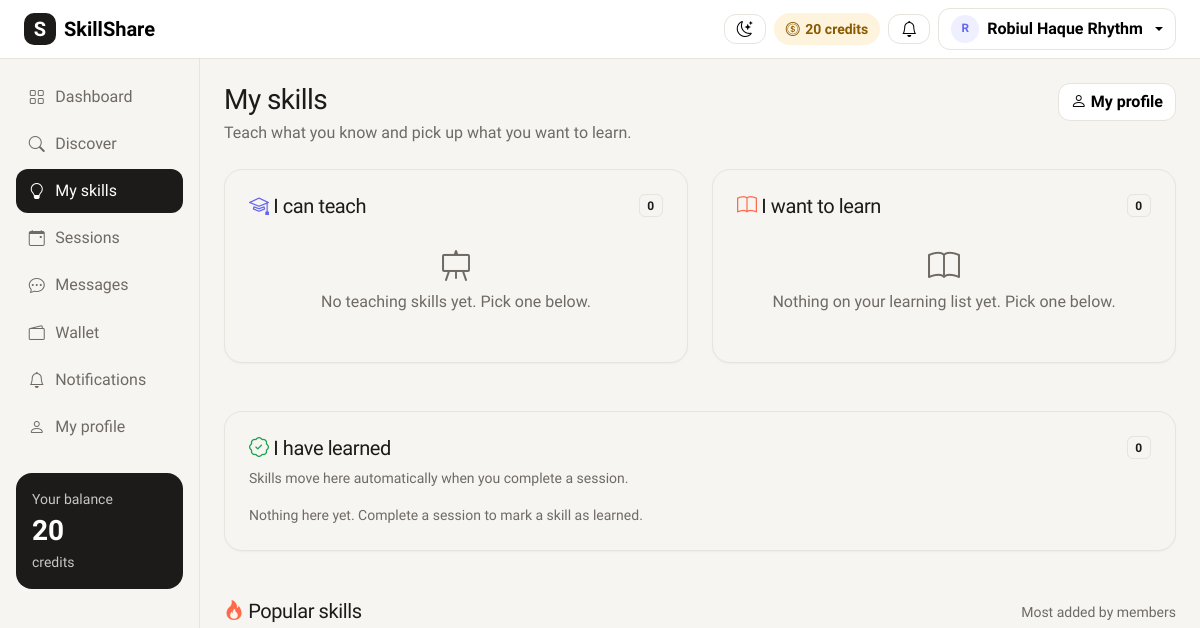
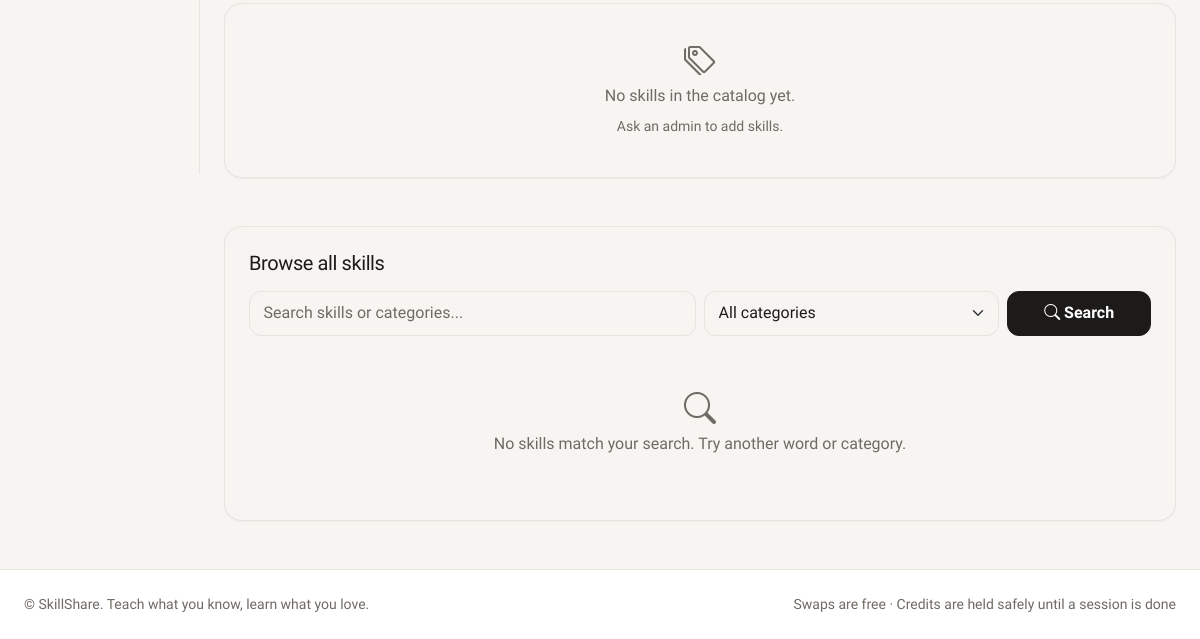
The app's page /skills/ (signed in), older data (2 pictures, top to bottom).
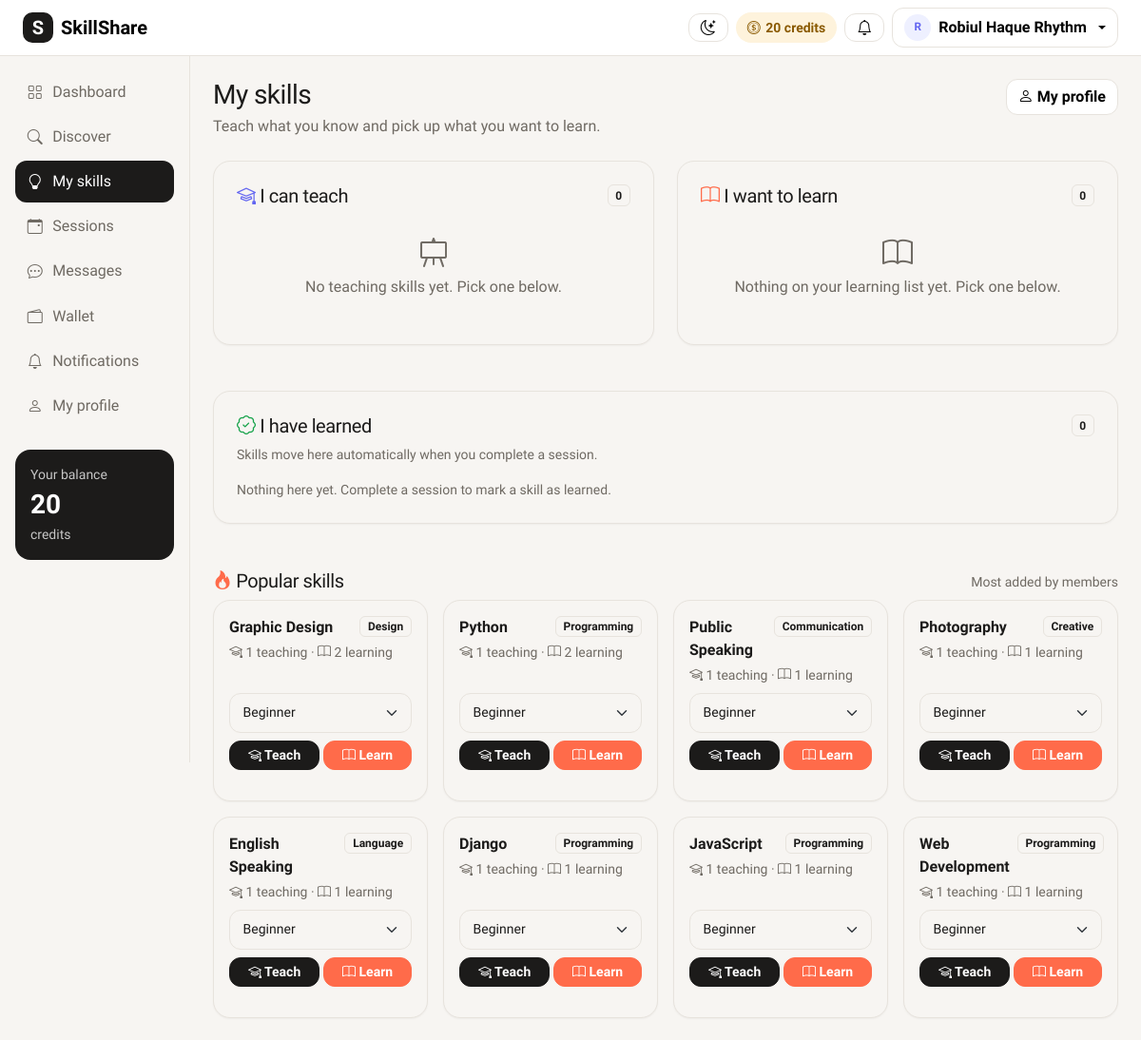
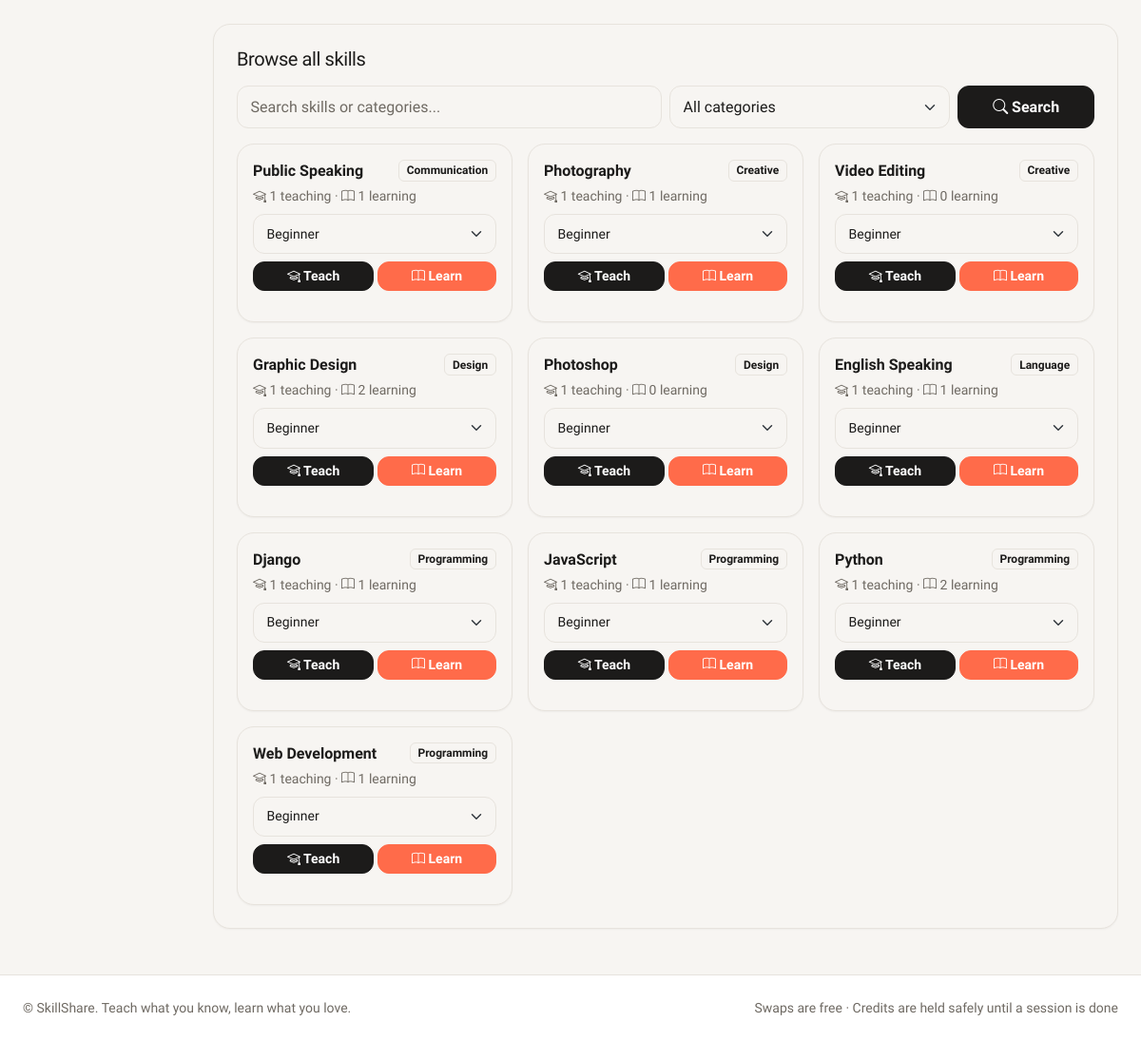
The same page, newer data (2 pictures, top to bottom).
### accounts/models.py (models this page shows, shortened)
class User(AbstractUser):
    ROLE_CHOICES = [
        ("user", "User"),
        ("admin", "Admin"),
    ]
    role = models.CharField(max_length=10, choices=ROLE_CHOICES, default="user")
    bio = models.TextField(blank=True)
    location = models.CharField(max_length=100, blank=True)
    photo = models.ImageField(upload_to="photos/", blank=True, null=True)
    credits = models.IntegerField(default=20)  # every new user gets 20 credits
    def is_admin(self):
        return self.role == "admin"
    def display_name(self):
        return self.get_full_name() or self.username

### skills/models.py (models this page shows, shortened)
class Skill(models.Model):
    name = models.CharField(max_length=60, unique=True)
    category = models.CharField(max_length=60, default="Other")
    class Meta:
        ordering = ["category", "name"]

### skills/views.py (the view, shortened to what this page needs)
# urls.py: path("skills/", skills_views.my_skills, name="skills"),
@login_required
def my_skills(request):
    me = request.user
    query = request.GET.get("q", "").strip()
    category = request.GET.get("category", "")
    catalog = Skill.objects.annotate(
        teacher_total=Count("userskill", filter=Q(userskill__kind="teach")),
        learner_total=Count("userskill", filter=Q(userskill__kind="learn")),
    )
    if query:
        catalog = catalog.filter(Q(name__icontains=query) | Q(category__icontains=query))
    if category:
        catalog = catalog.filter(category=category)
    catalog = catalog.order_by("category", "name")
    popular = (
        Skill.objects.annotate(
            teacher_total=Count("userskill", filter=Q(userskill__kind="teach")),
            learner_total=Count("userskill", filter=Q(userskill__kind="learn")),
            total=Count("userskill"),
        )
        .order_by("-total", "category", "name")[:8]
    )
    context = {
        "teach_skills": me.skills.filter(kind="teach").select_related("skill").order_by("skill__name"),
        "learn_skills": me.skills.filter(kind="learn").select_related("skill").order_by("skill__name"),
        "learned_skills": me.skills.filter(kind="learned").select_related("skill").order_by("skill__name"),
        "teach_ids": set(me.skills.filter(kind="teach").values_list("skill_id", flat=True)),
        "learn_ids": set(me.skills.filter(kind="learn").values_list("skill_id", flat=True)),
        "learned_ids": set(me.skills.filter(kind="learned").values_list("skill_id", flat=True)),
        "popular": popular,
        "skills": catalog,
        "categories": Skill.objects.values_list("category", flat=True).distinct().order_by("category"),
        "query": query,
        "selected_category": category,
        "levels": LEVEL_CHOICES,
    }
    return render(request, "skills/my_skills.html", context)

### templates/skills/my_skills.html (shortened to what this page needs)
{% extends "base.html" %}
{% block content %}
<div class="d-flex flex-wrap justify-content-between align-items-start gap-2 mb-4">
  <div>
    <h1 class="h3 mb-1">My skills</h1>
    <p class="text-secondary mb-0">Teach what you know and pick up what you want to learn.</p>
  </div>
  <a href="{% url 'my_profile' %}" class="btn btn-light"><i class="bi bi-person"></i> My profile</a>
</div>
<div class="row g-4 mb-5">
  <div class="col-lg-6">
    <div class="card p-4 h-100">
      <div class="d-flex justify-content-between align-items-center mb-2">
        <h2 class="h5 mb-0"><i class="bi bi-mortarboard text-indigo"></i> I can teach</h2>
        <span class="badge badge-soft">{{ teach_skills|length }}</span>
      </div>
      {% for s in teach_skills %}
        <div class="d-flex justify-content-between align-items-center gap-2 py-2 border-bottom">
          <div>
            <div class="fw-semibold">{{ s.skill.name }}</div>
            <div class="small text-secondary">{{ s.price }} credits/hr · {{ s.get_level_display }}</div>
          </div>
          <div class="d-flex align-items-center gap-1">
            <form method="post" class="d-flex align-items-center gap-1">
              {% csrf_token %}
              <input type="hidden" name="action" value="update">
              <input type="hidden" name="user_skill" value="{{ s.pk }}">
              <select name="level" class="form-select form-select-sm" style="width:auto;" aria-label="Level for {{ s.skill.name }}">
                {% for value, label in levels %}<option value="{{ value }}" {% if s.level == value %}selected{% endif %}>{{ label }}</option>{% endfor %}
              </select>
              <button type="submit" class="btn btn-sm btn-light" title="Save level"><i class="bi bi-check2"></i></button>
            </form>
            <form method="post">
              {% csrf_token %}
              <input type="hidden" name="action" value="remove">
              <input type="hidden" name="user_skill" value="{{ s.pk }}">
              <button type="submit" class="btn btn-sm btn-light text-danger" title="Remove"><i class="bi bi-x-lg"></i></button>
            </form>
          </div>
        </div>
      {% empty %}
        <div class="empty-state py-4"><i class="bi bi-easel"></i>No teaching skills yet. Pick one below.</div>
      {% endfor %}
    </div>
  </div>
  <div class="col-lg-6">
    <div class="card p-4 h-100">
      <div class="d-flex justify-content-between align-items-center mb-2">
        <h2 class="h5 mb-0"><i class="bi bi-book text-coral"></i> I want to learn</h2>
        <span class="badge badge-soft">{{ learn_skills|length }}</span>
      </div>
      {% for s in learn_skills %}
        <div class="d-flex justify-content-between align-items-center gap-2 py-2 border-bottom">
          <div>
            <div class="fw-semibold">{{ s.skill.name }}</div>
            <div class="small text-secondary">Current level: {{ s.get_level_display }}</div>
          </div>
          <div class="d-flex align-items-center gap-1">
            <form method="post" class="d-flex align-items-center gap-1">
              {% csrf_token %}
              <input type="hidden" name="action" value="update">
              <input type="hidden" name="user_skill" value="{{ s.pk }}">
              <select name="level" class="form-select form-select-sm" style="width:auto;" aria-label="Level for {{ s.skill.name }}">
                {% for value, label in levels %}<option value="{{ value }}" {% if s.level == value %}selected{% endif %}>{{ label }}</option>{% endfor %}
              </select>
              <button type="submit" class="btn btn-sm btn-light" title="Save level"><i class="bi bi-check2"></i></button>
            </form>
            <form method="post">
              {% csrf_token %}
              <input type="hidden" name="action" value="remove">
              <input type="hidden" name="user_skill" value="{{ s.pk }}">
              <button type="submit" class="btn btn-sm btn-light text-danger" title="Remove"><i class="bi bi-x-lg"></i></button>
            </form>
          </div>
        </div>
      {% empty %}
        <div class="empty-state py-4"><i class="bi bi-book"></i>Nothing on your learning list yet. Pick one below.</div>
      {% endfor %}
    </div>
  </div>
</div>
<div class="card p-4 mb-5">
  <div class="d-flex justify-content-between align-items-center mb-2">
    <h2 class="h5 mb-0"><i class="bi bi-patch-check text-green"></i> I have learned</h2>
    <span class="badge badge-soft">{{ learned_skills|length }}</span>
  </div>
  <p class="small text-secondary mb-3">Skills move here automatically when you complete a session.</p>
  {% for s in learned_skills %}
    <div class="d-flex justify-content-between align-items-center gap-2 py-2 border-bottom">
      <div>
        <span class="skill-tag learned">{{ s.skill.name }}</span>
        <span class="small text-secondary">{{ s.get_level_display }}</span>
      </div>
      <form method="post">
        {% csrf_token %}
        <input type="hidden" name="action" value="remove">
        <input type="hidden" name="user_skill" value="{{ s.pk }}">
        <button type="submit" class="btn btn-sm btn-light text-danger" title="Remove from learned"><i class="bi bi-x-lg"></i></button>
      </form>
    </div>
  {% empty %}
    <p class="small text-secondary mb-0">Nothing here yet. Complete a session to mark a skill as learned.</p>
  {% endfor %}
</div>
<div class="d-flex justify-content-between align-items-end flex-wrap gap-2 mb-2">
  <h2 class="h5 mb-0"><i class="bi bi-fire text-coral"></i> Popular skills</h2>
  <span class="small text-secondary">Most added by members</span>
</div>
<div class="row g-3 mb-5">
  {% for skill in popular %}
    <div class="col-md-6 col-xl-3">{% include "skills/_skill_card.html" %}</div>
  {% empty %}
    <div class="col-12">
      <div class="card empty-state">
        <i class="bi bi-tags"></i>No skills in the catalog yet.
        <div class="small mt-2">Ask an admin to add skills.</div>
      </div>
    </div>
  {% endfor %}
</div>
<div class="card p-4">
  <h2 class="h5 mb-3">Browse all skills</h2>
  <form method="get" class="row g-2 mb-3">
    <div class="col-md-6">
      <input type="text" name="q" value="{{ query }}" class="form-control" placeholder="Search skills or categories...">
    </div>
    <div class="col-md-4">
      <select name="category" class="form-select">
        <option value="">All categories</option>
      </select>
    </div>
    <div class="col-md-2 d-grid">
      <button class="btn btn-dark" type="submit"><i class="bi bi-search"></i> Search</button>
    </div>
  </form>
  <div class="row g-3">
    {% for skill in skills %}
      <div class="col-md-6 col-xl-4">{% include "skills/_skill_card.html" %}</div>
    {% empty %}
      <div class="col-12">
        <div class="empty-state"><i class="bi bi-search"></i>No skills match your search. Try another word or category.</div>
      </div>
    {% endfor %}
  </div>
</div>
{% endblock %}

### templates/base.html (shortened to what this page needs)
{% load static %}
<html lang="en">
<head>
  <link href="https://cdn.jsdelivr.net/npm/bootstrap@5.3.3/dist/css/bootstrap.min.css" rel="stylesheet">
  <link href="https://cdn.jsdelivr.net/npm/bootstrap-icons@1.11.3/font/bootstrap-icons.min.css" rel="stylesheet">
  <link href="{% static 'accounts/base.css' %}?v=4" rel="stylesheet">
</head>
<body>
  <nav class="navbar navbar-expand bg-body border-bottom sticky-top">
    <div class="container-fluid px-3 px-lg-4">
      <a class="navbar-brand d-flex align-items-center gap-2" href="{% url 'home' %}" title="SkillShare home">
        <span class="brand-mark">S</span>
        <span class="fw-bold">SkillShare</span>
      </a>
      <div class="ms-auto d-flex align-items-center gap-2">
        <button class="btn btn-light" type="button" id="theme-toggle" title="Switch theme" aria-label="Switch between light and dark theme">
          <i class="bi bi-moon-stars" id="theme-icon"></i>
        </button>
        {% if user.is_authenticated %}
          {% if not user.is_admin %}
            <span class="credit-pill d-none d-sm-inline-flex">
              <i class="bi bi-coin"></i> {{ user.credits }} credits
            </span>
          {% endif %}
          <a href="{% url 'notifications' %}" class="btn btn-light position-relative" title="Notifications">
            <i class="bi bi-bell"></i>
          </a>
          <div class="dropdown">
            <button class="btn btn-light dropdown-toggle d-flex align-items-center gap-2" data-bs-toggle="dropdown">
              {% include "shared/_avatar.html" with person=user size=28 %}
              <span class="d-none d-md-inline">{{ user.display_name }}</span>
            </button>
          </div>
        {% else %}
          <a href="{% url 'login' %}" class="btn btn-light">Log in</a>
          <a href="{% url 'register' %}" class="btn btn-coral">Join free</a>
        {% endif %}
      </div>
    </div>
  </nav>
  <div class="container-fluid">
    <div class="row">
        {% if user.is_authenticated or request.resolver_match.url_name != 'home' %}
      <aside class="col-lg-2 p-0">
        <div class="offcanvas-lg offcanvas-start sidebar" tabindex="-1" id="sidebar">
          <div class="offcanvas-body d-block p-3">
            {% with name=request.resolver_match.url_name %}
            <nav class="nav flex-column gap-1">
              {% if not user.is_authenticated %}
                <a class="nav-link {% if name == 'home' %}active{% endif %}" href="{% url 'home' %}"><i class="bi bi-house"></i> Home</a>
                <a class="nav-link {% if name == 'login' %}active{% endif %}" href="{% url 'login' %}"><i class="bi bi-box-arrow-in-right"></i> Log in</a>
                <a class="nav-link {% if name == 'register' %}active{% endif %}" href="{% url 'register' %}"><i class="bi bi-person-plus"></i> Create account</a>
              {% else %}
                <a class="nav-link {% if name == 'dashboard' %}active{% endif %}" href="{% url 'dashboard' %}"><i class="bi bi-grid"></i> Dashboard</a>
                <a class="nav-link {% if name == 'discover' or name == 'user_profile' %}active{% endif %}" href="{% url 'discover' %}"><i class="bi bi-search"></i> Discover</a>
                <a class="nav-link {% if name == 'skills' %}active{% endif %}" href="{% url 'skills' %}"><i class="bi bi-lightbulb"></i> My skills</a>
                <a class="nav-link {% if name == 'sessions' %}active{% endif %}" href="{% url 'sessions' %}">
                  <i class="bi bi-calendar-event"></i> Sessions
                </a>
                <a class="nav-link {% if name == 'inbox' or name == 'conversation' %}active{% endif %}" href="{% url 'inbox' %}">
                  <i class="bi bi-chat-dots"></i> Messages
                </a>
                <a class="nav-link {% if name == 'wallet' %}active{% endif %}" href="{% url 'wallet' %}"><i class="bi bi-wallet2"></i> Wallet</a>
                <a class="nav-link {% if name == 'notifications' %}active{% endif %}" href="{% url 'notifications' %}"><i class="bi bi-bell"></i> Notifications</a>
                <a class="nav-link {% if name == 'my_profile' %}active{% endif %}" href="{% url 'my_profile' %}"><i class="bi bi-person"></i> My profile</a>
              {% endif %}
            </nav>
            {% endwith %}
            {% if user.is_authenticated and not user.is_admin %}
              <div class="sidebar-wallet mt-4">
                <div class="small opacity-75">Your balance</div>
                <div class="fs-3 fw-bold">{{ user.credits }}</div>
                <div class="small opacity-75">credits</div>
              </div>
            {% endif %}
          </div>
        </div>
      </aside>
      {% endif %}
      <main class="{% if user.is_authenticated or request.resolver_match.url_name != 'home' %}col-lg-10{% else %}col-12{% endif %} py-4 px-3 px-lg-4">
        {% block content %}{% endblock %}
      </main>
    </div>
  </div>
  <footer class="border-top bg-body py-4 mt-4">
    <div class="container-fluid px-4 d-flex flex-column flex-md-row justify-content-between gap-2 small text-secondary">
      <span>&copy; SkillShare. Teach what you know, learn what you love.</span>
      <span>Swaps are free · Credits are held safely until a session is done</span>
    </div>
  </footer>
</body>
</html>

### templates/shared/_avatar.html (shortened to what this page needs)
{% if person.photo %}
  <img src="{{ person.photo.url }}" alt="{{ person }}" class="avatar" style="width: {{ size|default:40 }}px; height: {{ size|default:40 }}px;">
{% else %}
  <span class="avatar avatar-letter" style="width: {{ size|default:40 }}px; height: {{ size|default:40 }}px; font-size: calc({{ size|default:40 }}px * 0.42);">{{ person.display_name|first|upper }}</span>
{% endif %}

### templates/skills/_skill_card.html (shortened to what this page needs)
<div class="card h-100 p-3">
  <div class="d-flex justify-content-between align-items-start gap-2 mb-1">
    <div class="fw-bold">{{ skill.name }}</div>
    <span class="badge badge-soft text-nowrap">{{ skill.category }}</span>
  </div>
  <div class="small text-secondary mb-2">
    <i class="bi bi-mortarboard"></i> {{ skill.teacher_total|default:0 }} teaching
    · <i class="bi bi-book"></i> {{ skill.learner_total|default:0 }} learning
  </div>
  <form method="post" class="mt-auto">
    <select name="level" class="form-select form-select-sm mb-2" aria-label="Level for {{ skill.name }}">
      {% for value, label in levels %}<option value="{{ value }}">{{ label }}</option>{% endfor %}
    </select>
    <div class="d-flex gap-1">
      <button type="submit" name="kind" value="teach" class="btn btn-sm btn-dark flex-fill"><i class="bi bi-mortarboard"></i> Teach</button>
      <button type="submit" name="kind" value="learn" class="btn btn-sm btn-coral flex-fill"><i class="bi bi-book"></i> Learn</button>
    </div>
  </form>
</div>

Row changes from the older to the newer data that the page shows:
added Skill: name "Graphic Design", category "Design", teacher_total "1", learner_total "2", level "Beginner"
added Skill: name "Python", category "Programming", teacher_total "1", learner_total "2", level "Beginner"
added Skill: name "Public Speaking", category "Communication", teacher_total "1", learner_total "1", level "Beginner"
added Skill: name "Photography", category "Creative", teacher_total "1", learner_total "1", level "Beginner"
added Skill: name "English Speaking", category "Language", teacher_total "1", learner_total "1", level "Beginner"
added Skill: name "Django", category "Programming", teacher_total "1", learner_total "1", level "Beginner"
added Skill: name "JavaScript", category "Programming", teacher_total "1", learner_total "1", level "Beginner"
added Skill: name "Web Development", category "Programming", teacher_total "1", learner_total "1", level "Beginner"
added Skill: name "Video Editing", category "Creative", teacher_total "1", learner_total "0", level "Beginner", shown under "Browse all skills"
added Skill: name "Photoshop", category "Design", teacher_total "1", learner_total "0", level "Beginner", shown under "Browse all skills"
Text that changed along with them:
text no longer shown: "No skills in the catalog yet. Ask an admin to add skills. No skills match your search. Try another word or category."
